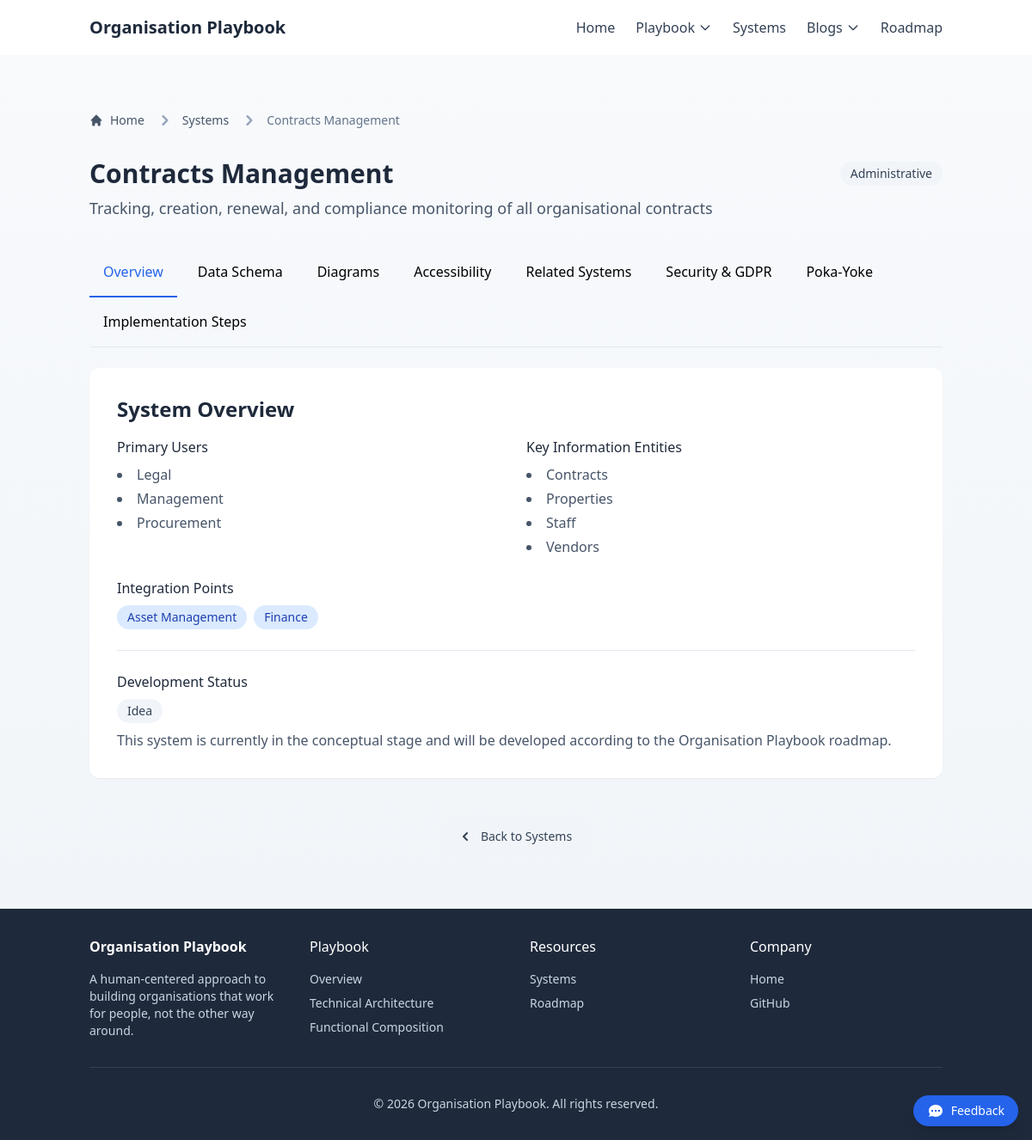
The app's page /systems/contracts with its own data.
### tables this page shows
CREATE TABLE IF NOT EXISTS systems (
    id VARCHAR(100) PRIMARY KEY,
    name VARCHAR(255) NOT NULL,
    description TEXT NOT NULL,
    category VARCHAR(100) NOT NULL,
    created_at DATETIME DEFAULT CURRENT_TIMESTAMP,
    updated_at DATETIME DEFAULT CURRENT_TIMESTAMP ON UPDATE CURRENT_TIMESTAMP,
    INDEX idx_category (category),
    INDEX idx_name (name)
);

### systems/detail.php (the view, shortened to what this page needs)
<?php
$slug = $_GET['slug'] ?? '';
$db = getDB();
$stmt = $db->prepare("
    SELECT s.*,
           GROUP_CONCAT(DISTINCT spu.user_type) as primary_users,
           GROUP_CONCAT(DISTINCT ske.entity_name) as key_entities,
           GROUP_CONCAT(DISTINCT sip.integration_name) as integration_points
    FROM systems s
    LEFT JOIN system_primary_users spu ON s.id = spu.system_id
    LEFT JOIN system_key_entities ske ON s.id = ske.system_id
    LEFT JOIN system_integration_points sip ON s.id = sip.system_id
    WHERE s.id = :slug
    GROUP BY s.id
");
$stmt->execute([':slug' => $slug]);
$system = $stmt->fetch();
$system['primaryUsers'] = $system['primary_users'] ? explode(',', $system['primary_users']) : [];
$system['keyEntities'] = $system['key_entities'] ? explode(',', $system['key_entities']) : [];
$system['integrationPoints'] = $system['integration_points'] ? explode(',', $system['integration_points']) : [];
include __DIR__ . '/../includes/header.php';
$activeTab = $_GET['tab'] ?? 'overview';
$tabs = [
    ['id' => 'overview', 'label' => 'Overview'],
    ['id' => 'schema', 'label' => 'Data Schema'],
    ['id' => 'diagrams', 'label' => 'Diagrams'],
    ['id' => 'a11y', 'label' => 'Accessibility'],
    ['id' => 'related', 'label' => 'Related Systems'],
    ['id' => 'security', 'label' => 'Security & GDPR'],
    ['id' => 'poka-yoke', 'label' => 'Poka-Yoke'],
    ['id' => 'implementation', 'label' => 'Implementation Steps']
];
?>
<div class="bg-gradient-to-b from-slate-50 to-slate-100 py-16">
    <div class="container mx-auto max-w-5xl px-4">
        <div class="mb-8">
            <nav class="flex" aria-label="Breadcrumb">
                <ol class="inline-flex items-center space-x-1 md:space-x-3">
                    <li class="inline-flex items-center">
                        <a href="/" class="inline-flex items-center text-sm text-slate-600 hover:text-slate-900">
                            <svg class="mr-2 h-4 w-4" fill="currentColor" viewBox="0 0 20 20" xmlns="http://www.w3.org/2000/svg">
                                <path d="M10.707 2.293a1 1 0 00-1.414 0l-7 7a1 1 0 001.414 1.414L4 10.414V17a1 1 0 001 1h2a1 1 0 001-1v-2a1 1 0 011-1h2a1 1 0 011 1v2a1 1 0 001 1h2a1 1 0 001-1v-6.586l.293.293a1 1 0 001.414-1.414l-7-7z"></path>
                            </svg>
                            Home
                        </a>
                    </li>
                    <li>
                        <div class="flex items-center">
                            <svg class="h-6 w-6 text-slate-400" fill="currentColor" viewBox="0 0 20 20" xmlns="http://www.w3.org/2000/svg">
                                <path fill-rule="evenodd" d="M7.293 14.707a1 1 0 010-1.414L10.586 10 7.293 6.707a1 1 0 011.414-1.414l4 4a1 1 0 010 1.414l-4 4a1 1 0 01-1.414 0z" clip-rule="evenodd"></path>
                            </svg>
                            <a href="/systems" class="ml-1 text-sm text-slate-600 hover:text-slate-900 md:ml-2">Systems</a>
                        </div>
                    </li>
                    <li aria-current="page">
                        <div class="flex items-center">
                            <svg class="h-6 w-6 text-slate-400" fill="currentColor" viewBox="0 0 20 20" xmlns="http://www.w3.org/2000/svg">
                                <path fill-rule="evenodd" d="M7.293 14.707a1 1 0 010-1.414L10.586 10 7.293 6.707a1 1 0 011.414-1.414l4 4a1 1 0 010 1.414l-4 4a1 1 0 01-1.414 0z" clip-rule="evenodd"></path>
                            </svg>
                            <span class="ml-1 text-sm font-medium text-slate-500 md:ml-2"><?php echo htmlspecialchars($system['name']); ?></span>
                        </div>
                    </li>
                </ol>
            </nav>
        </div>
        <header class="mb-8">
            <div class="flex items-center justify-between">
                <h1 class="text-3xl font-bold text-slate-800"><?php echo htmlspecialchars($system['name']); ?></h1>
                <span class="rounded-full bg-slate-100 px-3 py-1 text-sm font-medium text-slate-700"><?php echo htmlspecialchars($system['category']); ?></span>
            </div>
            <p class="mt-2 text-lg text-slate-600"><?php echo htmlspecialchars($system['description']); ?></p>
        </header>
        <div class="mb-6 border-b border-slate-200">
            <ul class="-mb-px flex flex-wrap">
                <?php foreach ($tabs as $tab): ?>
                    <li class="mr-2">
                        <a
                            href="?slug=<?php echo urlencode($slug); ?>&tab=<?php echo $tab['id']; ?>"
                            class="inline-block rounded-t-lg border-b-2 p-4 <?php echo $activeTab === $tab['id'] ? 'border-blue-600 text-blue-600' : 'border-transparent hover:border-slate-300 hover:text-slate-600'; ?>"
                            <?php echo $activeTab === $tab['id'] ? 'aria-current="page"' : ''; ?>
                        >
                            <?php echo htmlspecialchars($tab['label']); ?>
                        </a>
                    </li>
                <?php endforeach; ?>
            </ul>
        </div>
        <div class="mb-12 rounded-xl bg-white p-8 shadow-sm">
            <?php if ($activeTab === 'overview'): ?>
                <?php include __DIR__ . '/tabs/overview.php'; ?>
            <?php elseif ($activeTab === 'schema'): ?>
                <?php include __DIR__ . '/tabs/schema.php'; ?>
            <?php elseif ($activeTab === 'diagrams'): ?>
                <?php include __DIR__ . '/tabs/diagrams.php'; ?>
            <?php elseif ($activeTab === 'a11y'): ?>
                <?php include __DIR__ . '/tabs/a11y.php'; ?>
            <?php elseif ($activeTab === 'related'): ?>
                <?php include __DIR__ . '/tabs/related.php'; ?>
            <?php elseif ($activeTab === 'security'): ?>
                <?php include __DIR__ . '/tabs/security.php'; ?>
            <?php elseif ($activeTab === 'poka-yoke'): ?>
                <?php include __DIR__ . '/tabs/poka-yoke.php'; ?>
            <?php elseif ($activeTab === 'implementation'): ?>
                <?php include __DIR__ . '/tabs/implementation.php'; ?>
            <?php endif; ?>
        </div>
        <div class="text-center">
            <a
                href="/systems"
                class="inline-flex items-center rounded-lg bg-slate-100 px-5 py-2.5 text-center text-sm font-medium text-slate-700 hover:bg-slate-200 focus:ring-4 focus:ring-slate-300 focus:outline-none"
            >
                <svg class="mr-2 -ml-1 h-5 w-5" fill="currentColor" viewBox="0 0 20 20" xmlns="http://www.w3.org/2000/svg">
                    <path fill-rule="evenodd" d="M12.707 5.293a1 1 0 010 1.414L9.414 10l3.293 3.293a1 1 0 01-1.414 1.414l-4-4a1 1 0 010-1.414l4-4a1 1 0 011.414 0z" clip-rule="evenodd"></path>
                </svg>
                Back to Systems
            </a>
        </div>
    </div>
</div>
<?php include __DIR__ . '/../includes/footer-close.php'; ?>

### records on screen
systems: name "Contracts Management", category "Administrative", description "Tracking, creation, renewal, and compliance monitoring of all organisational contracts"

### other values on screen
$tab['label'] "Overview"
$tab['label'] "Data Schema"
$tab['label'] "Diagrams"
$tab['label'] "Accessibility"
$tab['label'] "Related Systems"
$tab['label'] "Security & GDPR"
$tab['label'] "Poka-Yoke"
$tab['label'] "Implementation Steps"
$user "Legal"
$user "Management"
$user "Procurement"
$entity "Contracts"
$entity "Properties"
$entity "Staff"
$entity "Vendors"
